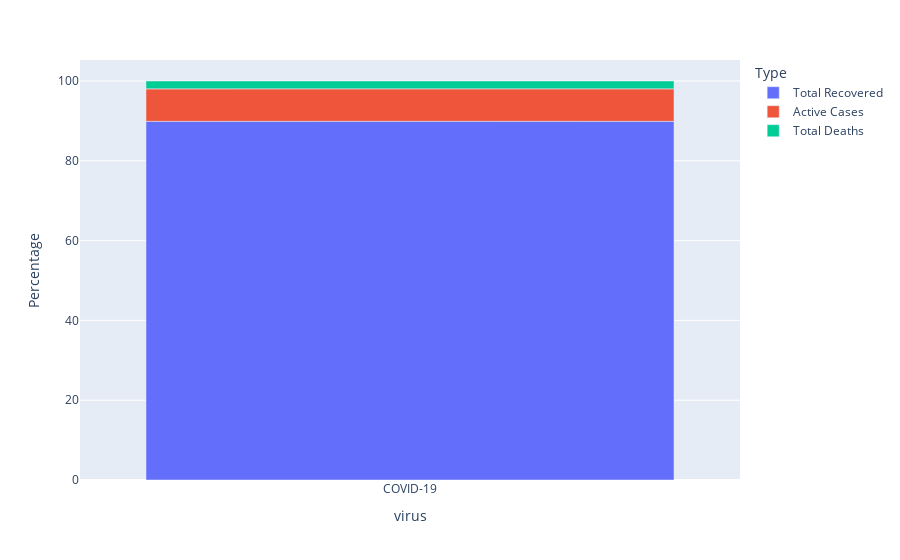

This figure's notebook cell:
### Code cell
fig.show()

### Figure 1 — Plotly figure (JSON) as saved in the notebook; plotly's stock layout.template omitted (floating-point values rounded to 4 significant figures)
{"data": [{"alignmentgroup": "True", "customdata": [[243106547]], "hovertemplate": "Type=Total Recovered<br>virus=%{x}<br>Percentage=%{y}<br>Total=%{customdata[0]}<extra></extra>", "legendgroup": "Total Recovered", "marker": {"color": "#636efa", "pattern": {"shape": ""}}, "name": "Total Recovered", "offsetgroup": "Total Recovered", "orientation": "v", "showlegend": true, "textposition": "auto", "type": "bar", "x": ["COVID-19"], "xaxis": "x", "y": [89.89], "yaxis": "y"}, {"alignmentgroup": "True", "customdata": [[22010337]], "hovertemplate": "Type=Active Cases<br>virus=%{x}<br>Percentage=%{y}<br>Total=%{customdata[0]}<extra></extra>", "legendgroup": "Active Cases", "marker": {"color": "#EF553B", "pattern": {"shape": ""}}, "name": "Active Cases", "offsetgroup": "Active Cases", "orientation": "v", "showlegend": true, "textposition": "auto", "type": "bar", "x": ["COVID-19"], "xaxis": "x", "y": [8.14], "yaxis": "y"}, {"alignmentgroup": "True", "customdata": [[5322062]], "hovertemplate": "Type=Total Deaths<br>virus=%{x}<br>Percentage=%{y}<br>Total=%{customdata[0]}<extra></extra>", "legendgroup": "Total Deaths", "marker": {"color": "#00cc96", "pattern": {"shape": ""}}, "name": "Total Deaths", "offsetgroup": "Total Deaths", "orientation": "v", "showlegend": true, "textposition": "auto", "type": "bar", "x": ["COVID-19"], "xaxis": "x", "y": [1.97], "yaxis": "y"}], "layout": {"barmode": "relative", "legend": {"title": {"text": "Type"}, "tracegroupgap": 0}, "margin": {"t": 60}, "xaxis": {"anchor": "y", "domain": [0, 1], "title": {"text": "virus"}}, "yaxis": {"anchor": "x", "domain": [0, 1], "title": {"text": "Percentage"}}}}
